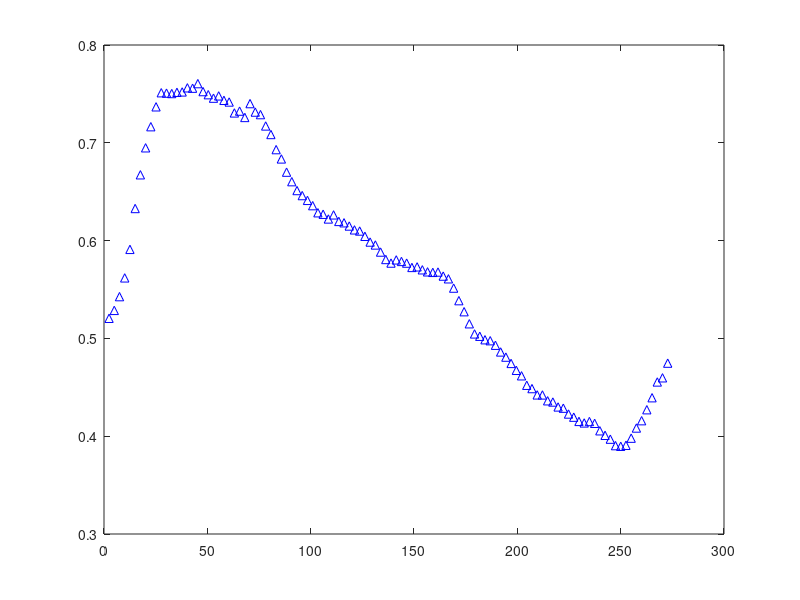

This figure's MATLAB source: (Note: this script raises an error after producing the figure.)
water_plot_Xaxis = load('session_waterRMS', 'water_plot_Xaxis').water_plot_Xaxis;
water_u_RMS_plot_Yaxis = load('session_waterRMS', 'water_u_RMS_plot_Yaxis').water_u_RMS_plot_Yaxis;
water_v_RMS_plot_Yaxis = load('session_waterRMS', 'water_v_RMS_plot_Yaxis').water_v_RMS_plot_Yaxis;
solution_plot_Xaxis = load('session_solutionRMS', 'solution_plot_Xaxis').solution_plot_Xaxis;
solution_u_RMS_plot_Yaxis = load('session_solutionRMS', 'solution_u_RMS_plot_Yaxis').solution_u_RMS_plot_Yaxis;
solution_v_RMS_plot_Yaxis = load('session_solutionRMS', 'solution_v_RMS_plot_Yaxis').solution_v_RMS_plot_Yaxis;
water_Normalized_Re_stress = load('water_Normalized_Re_stress', 'water_Normalized_Re_stress').water_Normalized_Re_stress;
solution_Normalized_Re_stress = load('solution_Normalized_Re_stress', 'solution_Normalized_Re_stress').solution_Normalized_Re_stress;

% p_u_water = plot(water_plot_Xaxis,water_u_RMS_plot_Yaxis,'b^');
% p_u_water.LineWidth = 1.2;
% p_u_water.MarkerSize = 7;
% % p_u_water.MarkerEdgeColor = 'blue';
% p_u_water.MarkerFaceColor = 'blue';
% box on;
% xlabel('$${\it y^+}$$','FontSize',20,'Interpreter','latex');
% ylabel('$${\it u^\prime}_{{\rm rms}}^+$$','FontSize',20,'Interpreter','latex');
% xlim([0 60]); 
% hold on
% p_u_solution = plot(solution_plot_Xaxis,solution_u_RMS_plot_Yaxis,'r^');
% p_u_solution.MarkerEdgeColor = 'red';
% p_u_solution.MarkerFaceColor = 'red';
% legend({'water','80ppm'},'Location','northeast')
% hold off 

% p_v_water = plot(water_plot_Xaxis,water_v_RMS_plot_Yaxis,'b^');
% p_v_water.LineWidth = 1.2;
% p_v_water.MarkerSize = 7;
% p_v_water.MarkerFaceColor = 'blue';
% box on;
% xlabel('$${\it y^+}$$','FontSize',20,'Interpreter','latex');
% ylabel('$${\it v^\prime}_{{\rm rms}}^+$$','FontSize',20,'Interpreter','latex');
% xlim([0 60]); 
% hold on
% p_v_solution = plot(solution_plot_Xaxis,solution_v_RMS_plot_Yaxis,'r^');
% p_v_solution.MarkerEdgeColor = 'red';
% p_v_solution.MarkerFaceColor = 'red';
% legend({'water','80ppm'},'Location','northeast')
% hold off 

% 無次元化されたレイノルズ剪断応力の粘弾性底層内の比較
p_v_water = plot(water_plot_Xaxis,water_Normalized_Re_stress,'b^');
p_v_water.LineWidth = 1.2;
p_v_water.MarkerSize = 7;
p_v_water.MarkerEdgeColor = 'blue';
p_v_water.MarkerFaceColor = 'blue';
box on;
xlabel('$${\it y^+}$$','FontSize',20,'Interpreter','latex');
ylabel('$$-\overline{{\it u^\prime}^+{\it v^\prime}^+}$$','FontSize',20,'Interpreter','latex');
xlim([0 60]); 
ylim([-0.6 1]); 
yticks([-1:0.2:1.0]);
hold on
p_v_solution = plot(solution_plot_Xaxis,solution_Normalized_Re_stress,'r^');
p_v_solution.MarkerEdgeColor = 'red';
p_v_solution.MarkerFaceColor = 'red';
legend({'water','80ppm'},'Location','northeast')
hold off 